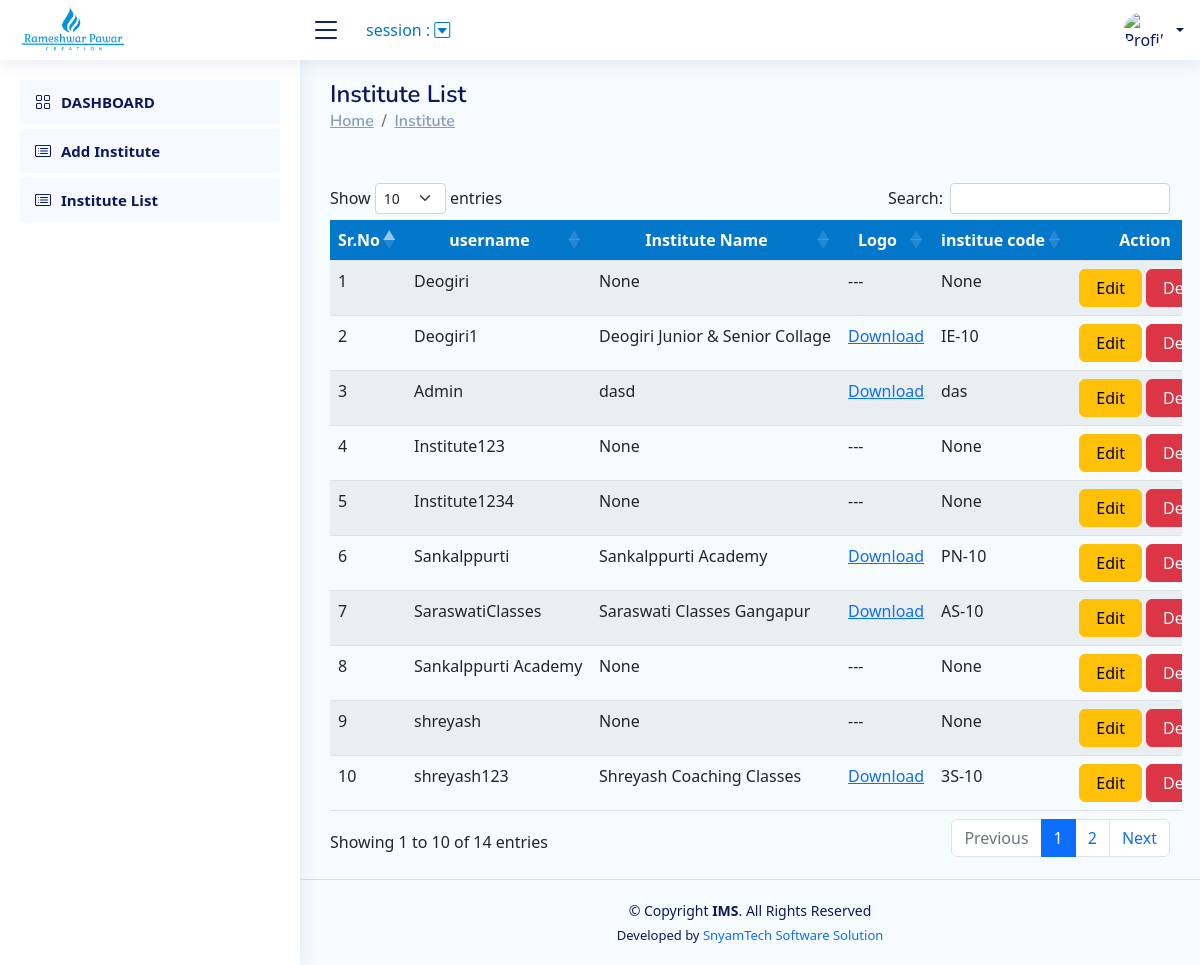
/Developer/institute_list/, run on the app's committed database.
### Developer/models.py (models this page shows)
class CustomUser(AbstractUser):
    id = models.AutoField(primary_key=True)
    username = models.CharField(max_length=255,null=True,unique=True)
    academic_session=models.CharField(max_length=255,null=True,blank=True, choices=FINANCIAL_YEAR,default="2022-23")
    is_institute=models.BooleanField(default=False)
    institute_logo=models.ImageField( upload_to="institute_logo/", null=True,blank=True)
    institute_name = models.CharField(max_length=255,null=True)
    institute_address = models.CharField(max_length=500,null=True)
    institute_code = models.CharField(max_length=500,null=True)
    institute_is_completed=models.BooleanField(default=False)
    is_staff=models.BooleanField(default=False)
    staff_name=models.CharField(max_length=255,null=True)
    staff_id_no=models.CharField(max_length=50,null=True)
    staff_profile=models.ImageField( upload_to="staff_profile/", null=True,blank=True)
    is_student=models.BooleanField(default=False)
    student_profile=models.ImageField(upload_to="student_profile/", null=True,blank=True)
    student_prn_no=models.CharField(max_length=50,null=True,unique=True)
    student_admission_date=models.DateField(auto_now=False, auto_now_add=False,null=True)
    student_name=models.CharField(max_length=255,null=True)
    student_gender=models.CharField(max_length=255,null=True,choices=GENDER)
    student_dob=models.DateField(auto_now=False, auto_now_add=False,null=True)
    student_mobile=models.CharField(max_length=255,null=True)
    student_village=models.CharField(max_length=255,null=True)
    student_taluka=models.CharField(max_length=255,null=True)
    student_dist=models.CharField(max_length=255,null=True)
    parent_name=models.CharField(max_length=255,null=True,blank=True)
    parent_mobile=models.CharField(max_length=255,null=True,blank=True)
    parent_village=models.CharField(max_length=255,null=True,blank=True)
    parent_taluka=models.CharField(max_length=255,null=True,blank=True)
    parent_dist=models.CharField(max_length=255,null=True,blank=True)
    student_collage=models.CharField(max_length=255,null=True,blank=True)
    student_collage_address=models.CharField(max_length=255,null=True,blank=True)
    student_class=models.CharField(max_length=255,null=True,choices=CLASS)
    batch=models.CharField(max_length=255,null=True,blank=True)
    group=models.CharField(max_length=255,null=True,blank=True)
    status=models.CharField(max_length=255,null=True,choices=STUDENT_STATUS)
    date_time=models.DateTimeField(auto_now=False, auto_now_add=True,null=True)
    tour_is_completed=models.BooleanField(default=False)
    is_institute_profile_completed=models.BooleanField(default=False)

### Developer/views.py (the view)
# urls.py: path('institute_list/', views.institute_list,name="institute_list"),
def institute_list(request):
    rec=CustomUser.objects.filter(is_institute=True)
    return render(request,'institute_list.html', {'rec': rec})

### Developer/templates/institute_list.html (shortened to what this page needs)
{% extends 'developer_base.html' %}
{% block content %}
<main id="main" class="main">
    <div class="pagetitle">
        <h1>Institute List</h1>
        <nav>
            <ol class="breadcrumb">
                <li class="breadcrumb-item"><a href="#">Home</a></li>
                <li class="breadcrumb-item"><a href="#">Institute </a></li>
            </ol>
        </nav>
        <br>
    </div>
    <section class="section dashboard">
        <div class="row">
            <div class="col-lg-12">
                <div class="row">
                    <div class="container" style=" overflow:scroll;">
                        <table id="example" class="table table-striped " style="overflow:scroll; width:100%;min-width: max-content;">
                            <thead>
                                <tr style="background:rgb(3, 119, 202);">
                                        <th scope="col" class="text-center text-white" style="">Sr.No</th>
                                        <th scope="col" class="text-center text-white" style="">username</th>
                                        <th scope="col" class="text-center text-white" style="">Institute Name</th>
                                        <th scope="col" class="text-center text-white" style="">Logo</th>
                                        <th scope="col" class="text-center text-white" style="">institue code</th>
                                        <th scope="col" class="text-center text-white" style="">Action</th>
                                </tr>
                            </thead>
                            <tbody>
                                {% if rec %}
                                {% for r in rec %}
                                <tr>
                                    <td>{{forloop.counter}}</td>
                                    <td>{{r.username}}</td>
                                    <td>{{r.institute_name}}</td>
                                    <td>
                                        {% if r.institute_logo %}
                                            <a href="/media/{{r.institute_logo}}" download>Download</a>
                                            {% else %}
                                            ---
                                        {% endif %}
                                    </td>
                                    <td>{{r.institute_code}}</td>
                                    <td>
                                        <center>
                                            <a href="{% url 'update_institute' r.id %}" class="btn btn-warning px-3">Edit</a>
                                            <a href="" data-toggle="modal" data-target="#delete_institute" onclick="delete_institute('{{r.id}}','{{r.staff_name}}')" class="btn btn-danger px-3">Delete</a>
                                        </center>
                                    </td>
                                </tr>
                                {% endfor %}
                                {% endif %}
                            </tbody>
                        </table>
                    </div>
                </div>
            </div>
        </div>
    </section>
</main>
{% endblock content %}

### Developer/templates/developer_base.html (shortened to what this page needs)
{% load static %}
<!DOCTYPE html>
<html lang="en">
<head>
    <link href="https://unpkg.com/aos@2.3.1/dist/aos.css" rel="stylesheet">
    <link rel="stylesheet" href="https://cdn.jsdelivr.net/npm/bootstrap-icons@1.10.3/font/bootstrap-icons.css">
  <link rel="stylesheet" href="{% static 'css/base_style.css' %}">
<link rel="stylesheet" href="https://cdn.jsdelivr.net/npm/bootstrap@5.2.2/dist/css/bootstrap.min.css">
<link rel="stylesheet" href="https://cdn.datatables.net/1.11.3/css/dataTables.bootstrap5.min.css">
</head>
<body>
<header id="header" class="header fixed-top d-flex align-items-center">
  <div class="d-flex align-items-center justify-content-between">
      <a href=" " class="logo d-flex align-items-center">
          <img src="{% static 'img/developer_logo.png' %}" alt="IMS - Logo">
      </a>
      <i class="bi bi-list toggle-sidebar-btn"></i>
  </div>
  <div class="px-4" >
     <a href="" style="text-decoration:none;color:rgb(3, 119, 202);"  data-toggle="modal" data-target="#update_academic_session"> <span class="session_title"> session :</span> {{user.academic_session}} <span class="session_icon">  <i class="bi bi-caret-down-square" ></i></span></a>
  </div>
  <nav class="header-nav ms-auto">
      <ul class="d-flex align-items-center">
          <li class="nav-item dropdown pe-3 text-center  ">
              <a class="nav-link nav-profile d-flex align-items-center pe-0" href="#" data-bs-toggle="dropdown">
                {% if request.user.institute_logo %}
                  <img src="/media/{{request.user.institute_logo}}" alt="Profile" class="rounded-circle"  style="width:40px; height:40px;">
                  {% else %}
                  <img src="{% static 'img/profile_sample.jpg' %}" alt="Profile" class="rounded-circle" style="width:40px; height:40px;">
                  {% endif %}
                  <span class="d-none d-md-block dropdown-toggle ps-2"> {{request.user.username}}</span>
              </a>
          </li>
      </ul>
  </nav>
</header>
<aside id="sidebar" class="sidebar">
  <ul class="sidebar-nav" id="sidebar-nav">
    <li class="nav-item">
          <a class="nav-link " href="{% url 'institute_dashboard' %}">
              <i class="bi bi-grid"></i>
              <span>DASHBOARD</span>
          </a>
      </li>
      <li class="nav-item">
        <a class="nav-link " href="{% url 'add_institute' %}">
          <i class="bi bi-card-list"></i>
            <span>Add Institute</span>
        </a>
      </li>
      <li class="nav-item">
        <a class="nav-link " href="{% url 'institute_list' %}">
          <i class="bi bi-card-list"></i>
            <span>Institute List</span>
        </a>
      </li>
  </ul>
</aside>
  {% block content %}{% endblock content %}
  <footer id="footer" class="footer text-center">
      <div class="copyright">
          &copy; Copyright <strong><span>IMS</span></strong>. All Rights Reserved
      </div>
      <div class="credits">
          Developed by <a href="https://prameshwar4378.github.io/My_Portfolio/" style="text-decoration:none;">SnyamTech Software Solution</a>
      </div>
  </footer>
</body>
</html>

### Developer/templates/developer_base.html (style rules this page uses)
body { background:#F6FBFE; }

### data on the page
CustomUser: username "Deogiri", institute_name "None", institute_code "None"
CustomUser: username "Deogiri1", institute_name "Deogiri Junior & Senior Collage", institute_code "IE-10"
CustomUser: username "Admin", institute_name "dasd", institute_code "das"
CustomUser: username "Institute123", institute_name "None", institute_code "None"
CustomUser: username "Institute1234", institute_name "None", institute_code "None"
CustomUser: username "Sankalppurti", institute_name "Sankalppurti Academy", institute_code "PN-10"
CustomUser: username "SaraswatiClasses", institute_name "Saraswati Classes Gangapur", institute_code "AS-10"
CustomUser: username "Sankalppurti Academy", institute_name "None", institute_code "None"
CustomUser: username "shreyash", institute_name "None", institute_code "None"
CustomUser: username "shreyash123", institute_name "Shreyash Coaching Classes", institute_code "3S-10"
